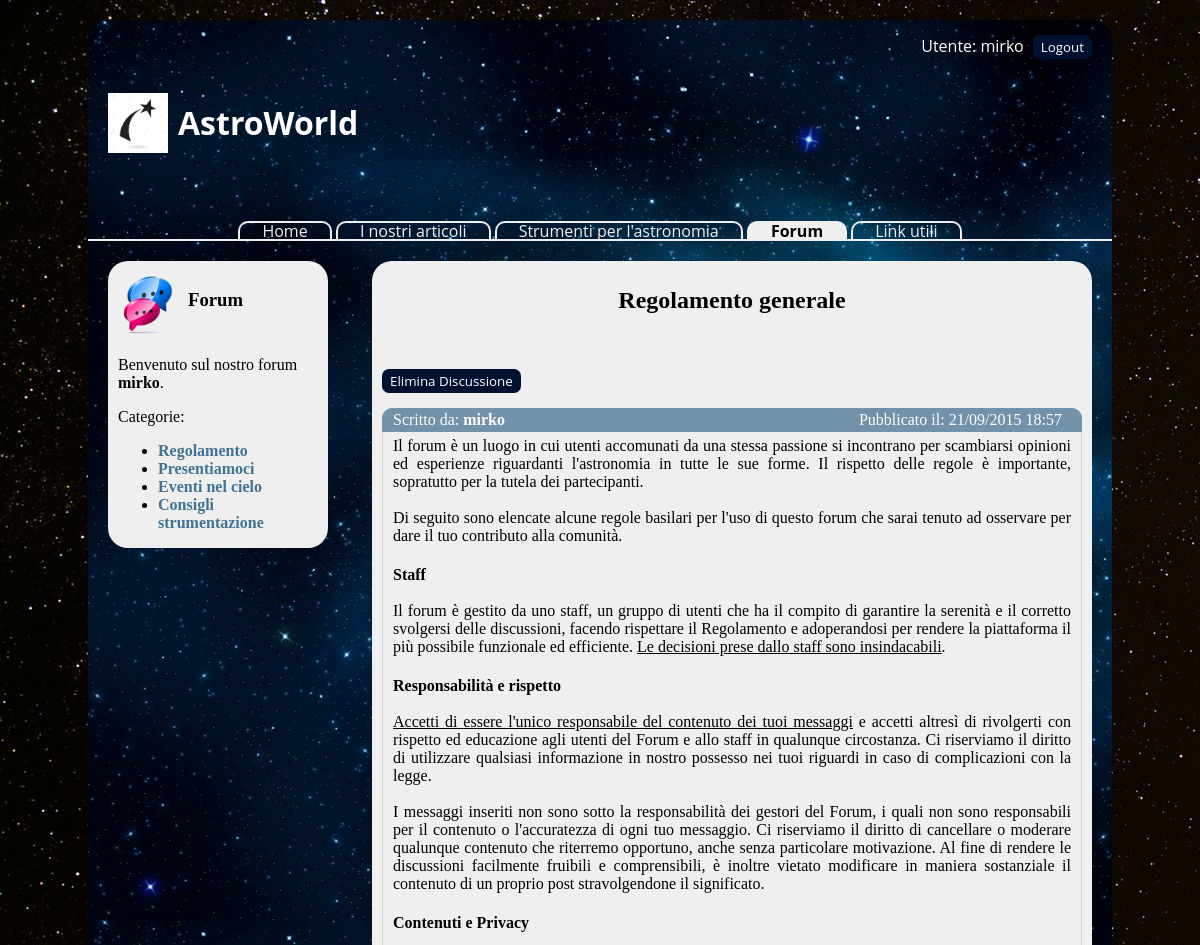
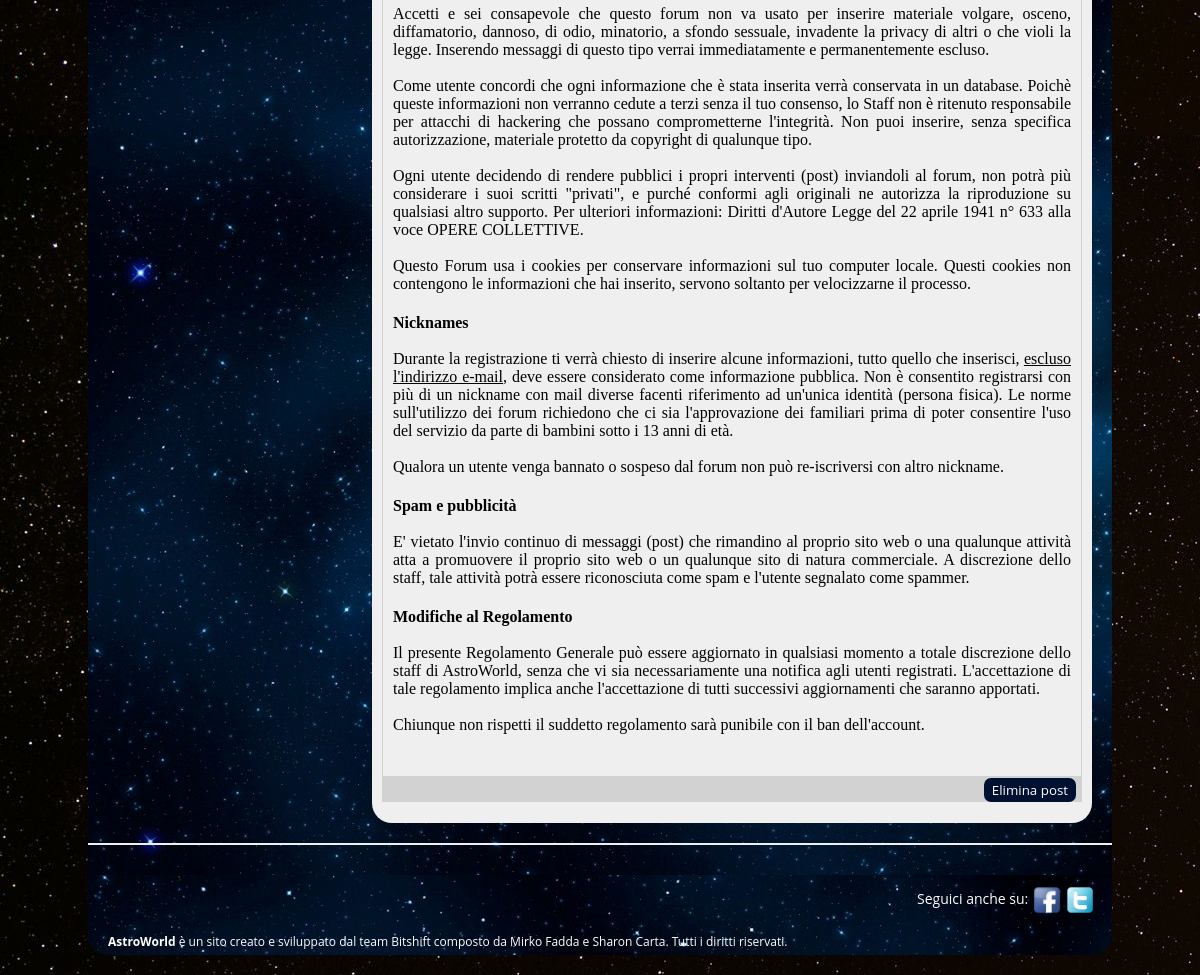
/index.php?page=forum&subpage=discussione&id=1 (signed in), run on the app's committed database (2 pictures, top to bottom).
### tables this page shows
CREATE TABLE IF NOT EXISTS `categorie` (
  `id` bigint(20) unsigned NOT NULL AUTO_INCREMENT,
  `nome` varchar(128) DEFAULT NULL,
  UNIQUE KEY `id` (`id`)
);

CREATE TABLE IF NOT EXISTS `discussioni` (
  `id` bigint(20) unsigned NOT NULL AUTO_INCREMENT,
  `data` datetime DEFAULT NULL,
  `titolo` varchar(128) DEFAULT NULL,
  `categoria_id` bigint(20) unsigned DEFAULT NULL,
  `creatore_id` bigint(20) unsigned DEFAULT NULL,
  UNIQUE KEY `id` (`id`),
  KEY `creatore_fk` (`creatore_id`),
  KEY `categoria_fk` (`categoria_id`)
);

### php/controller/ControllerForum.php (called while the page is built, shortened)
<?php
include_once("php/model/Categoria.php");
include_once("php/model/Discussione.php");
include_once("php/model/Post.php");
class ControllerForum extends ControllerBase{
    public function gestisciOperazioni(&$request){
        $vista = ImpostaPagina::creaIstanza();
        if(isset($request['subpage'])){
            switch($request['subpage']){
                case 'discussione':
                    if(isset($request['submit-reply']) || isset($request['submit-repQuote'])){
                        $id_discussione = $request['id_discussione'];
                        $titolo_discussione = $request['titolo_discussione'];
                        if(isset($request['submit-repQuote'])){
                            $nome_utente = $request['nome_utente'];
                            $testo = $request['testo'];
                            $mod1 = explode('<div class="quote">', $testo);
                            if(isset($mod1[1])){
                                $mod2 = explode('</div>', $mod1[1]);
                                $testo = $mod2[1];
                                $testo = trim($testo);
                            }
                        }
                        $this->mostraCreaPost($vista);
                        $listaCategorie = $this->mostraForum($vista);
                    } else{
                        if(!isset($request['id'])){
                            include("php/view/contenutoNonTrovato.php");
                            exit();
                        } else{
                            $discussione = $this->mostraDiscussione($vista, $request['id']);
                            $listaCategorie = $this->mostraForum($vista);
                        }
                    }
                    break;
            }
        }
        include ("php/view/master.php");
    }
	protected function mostraDiscussione(ImpostaPagina $vista, $id){
	    $discussione = Discussione::caricaDiscussione($id);
	    if($discussione)
	        $discussione->setListaPost(Post::caricaElencoPost($id));
	    return $discussione;
	}
    protected function mostraForum(ImpostaPagina $vista){
	    return Categoria::caricaElencoCategorie();
    }
}
?>

### php/model/Categoria.php (called while the page is built, shortened)
<?php
class Categoria{
    private $id;
    private $nome;
    public function setId($id){
        if(filter_var($id, FILTER_VALIDATE_INT)){
            $this->id = $id;
        }
    }
    public function getId(){
        return $this->id;
    }
    public function setNome($nome){
        $this->nome = $nome;
    }
    public function getNome(){
        return $this->nome;
    }
    public static function creaCategoriaDaArray($array){
        $categoria = new Categoria();
        if(isset($array['id'])){
            $categoria->setId($array['id']);
        }
        $categoria->setNome($array['nome']);
        return $categoria;
    }
    public static function caricaElencoCategorie(){
        $db = Database::caricaDatabase();
        $client = $db->connetti();
        $query = "SELECT id, nome FROM categorie";
        $risultato = $client->query($query);
        if($risultato->num_rows > 0){
            while($categoria = $risultato->fetch_array()){
                $listaCategorie[] = Categoria::creaCategoriaDaArray($categoria);
            }
            return $listaCategorie;
        } else{
            $client->close();
            return false;
        }
    }
}
?>

### php/model/Post.php (called while the page is built, shortened)
<?php
class Post{
    private $nome_utente;
    private $dataOra;
    private $testo;
    public function setNomeUtente($nome_utente){
        $this->nome_utente = $nome_utente;
    }
    public function getNomeUtente(){
        return $this->nome_utente;
    }
    public function setDataOra($dataOra){
        $this->dataOra = $dataOra;
    }
    public function getDataOra(){
        return $this->dataOra;
    }
    public function setTesto($testo){
        $this->testo = $testo;
    }
    public function getTesto(){
        return $this->testo;
    }
    public static function creaPostDaArray($array){
        $post = new Post();
	    if(isset($array['id'])){
	        $post->setId($array['id']);
	    }
	    $post->setNomeUtente($array['nome_utente']);
	    $post->setDataOra($array['data']);
	    $post->setTesto($array['post']);
	    return $post;
    }
    public static function caricaElencoPost($id_discussione){
        $db = Database::caricaDatabase();
        $client = $db->connetti();
        $statement = $client->stmt_init();
        $query = "SELECT post.id, DATE_FORMAT(post.data, '%d/%m/%Y %H:%i') as data_it, post.testo, utenti.username ";
        $query .= "FROM post ";
        $query .= "JOIN utenti ON utenti.id = post.creatore_id ";
        $query .= "JOIN discussioni ON discussioni.id = post.discussione_id ";
        $query .= "WHERE discussioni.id = ? ";
        $query .= "ORDER BY post.data";
        $statement->prepare($query);
        if(!$statement->bind_param("i", $id_discussione)){
            error_log("[caricaElencoPost] Errore nel binding dei parametri nella query");
            $client->close();
            return null;
        }
        if(!$statement->execute()){
            error_log("[caricaElencoPost] Errore nell'esecuzione della query");
            $client->close();
            return null;
        }
        $risultato = array();
        if(!$statement->bind_result($risultato['id'], $risultato['data'],  $risultato['post'], $risultato['nome_utente'])){
            error_log("[caricaElencoPost] Errore nel binding dei risultati");
            $client->close();
            return null;
        }
        if($statement->fetch()){
            do{
                $post = Post::creaPostDaArray($risultato);
                $listaPost[] = $post;
            } while($statement->fetch());
            return $listaPost;
        } else{
            $statement->close();
            $client->close();
            return false;
        }
    }
}
?>

### php/model/Discussione.php (called while the page is built, shortened)
<?php
class Discussione{
	private $titolo;
	private $listaPost;
	public function setTitolo($titolo){
		$this->titolo = $titolo;
	}
	public function getTitolo(){
		return $this->titolo;
	}
	public function setListaPost($lista){
		$this->listaPost = $lista;
	}
	public function getListaPost(){
		return $this->listaPost;
	}
	public static function creaDiscussioneDaArray($array){
	    $discussione = new Discussione();
	    if(isset($array['id'])){
	        $discussione->setId($array['id']);
	    }
	    $discussione->setTitolo($array['titolo']);
	    if(isset($array['id_categoria'])){
	        $discussione->setIdCategoria($array['id_categoria']);
	    }
	    if(isset($array['id_utente'])){
	        $discussione->setIdUtente($array['id_utente']);
	    }
	    $discussione->setNomeUtente($array['nome_utente']);
	    $discussione->setDataOra($array['data']);
	    return $discussione;
	}
	public static function caricaDiscussione($id){
        $db = Database::caricaDatabase();
        $client = $db->connetti();
        $statement = $client->stmt_init();
        $query = "SELECT discussioni.id, discussioni.titolo, DATE_FORMAT(discussioni.data, '%d/%m/%Y %H:%i') as data_it, ";
        $query .= "discussioni.categoria_id, discussioni.creatore_id, utenti.username ";
        $query .= "FROM discussioni ";
        $query .= "JOIN utenti ON utenti.id = discussioni.creatore_id ";
        $query .= "WHERE discussioni.id = ?";
        $statement->prepare($query);
        if(!$statement->bind_param("i", $id)){
            error_log("[caricaDiscussione] Errore nel binding dei parametri nella query");
            $client->close();
            return null;
        }
        if(!$statement->execute()){
            error_log("[caricaDiscussione] Errore nell'esecuzione della query");
            $client->close();
            return null;
        }
        $risultato = array();
        if(!$statement->bind_result($risultato['id'], $risultato['titolo'],  $risultato['data'], $risultato['id_categoria'],
            $risultato['id_utente'], $risultato['nome_utente'])){
            error_log("[caricaDiscussione] Errore nel binding dei risultati");
            $client->close();
            return null;
        }
        if($statement->fetch()){
            $discussione = Discussione::creaDiscussioneDaArray($risultato);
            return $discussione;
        } else{
            $statement->close();
            $client->close();
            return false;
        }
	}
}
?>

### php/view/forum/discussione-content.php (the view, shortened to what this page needs)
<div id="titoloContent">
    <h1><?= $discussione->getTitolo() ?></h1>
</div>
<div class="form" id="delDisc">
    <?php
    if($_SESSION['userRole'] == 2){
        echo "";
    } else{
    ?>
    <form method="post" action="index.php?page=forum">
        <input class="button" id="eliminaDiscussione" type="submit" value="Elimina Discussione"/>
    </form>
    <?php
    }
    ?>
</div>
<?php
    $post = $discussione->getListaPost();
    if(!isset($post)){
    ?>
        <p>
            <?= "Impossibile caricare i post" ?>
        </p>
    <?php
    }
    else if($post == false){
        ?>
        <p>
            <?= "Non sono presenti post per questa discussione" ?>
        </p>
        <?php
        } else{
            ?>
            <div id="listaPost">
                <?php
                foreach($post as $singlePost){
                ?>
                    <div class="contenitorePost">
                        <div class="infoUtente">
                            <span> Scritto da: <span class="creatorePost"><?=$singlePost->getNomeUtente()?></span></span>
                            <span  class="dataOraPost">Pubblicato il: <?=$singlePost->getDataOra()?></span>
                        </div>
                        <div class="testo">
                            <p id="paragrafoPost">
                                <?=$singlePost->getTesto()?>
                            </p>
                        </div>
                        <div id="rispondi-elimina">
                            <div class="form" id="delPost">
                                <?php
                                if($_SESSION['userRole'] == 2){
                                    echo "";
                                } else{
                                ?>
                                <form method="post" action="index.php?page=forum">
                                    <input class="button" id="eliminaPost" type="submit" value="Elimina post"/>
                                </form>
                                <?php
                                }
                                ?>
                            </div>
                        </div>
                    </div>
                <?php
                }
                ?>
            </div>
        <?php
        }
        ?>

### php/view/forum/sidebar.php
<div class="titoloSidebar" id="forumSide">
    <h3> Forum </h3>
</div>
<p>
   	Benvenuto sul nostro forum
   	<?php
   	    if(isset($_SESSION['userLogged']))
   	        echo "<strong>".$_SESSION['userLogged']."</strong>";
   	?>.
</p>
<p>
    Categorie:
    <?php
    if(!isset($listaCategorie)){
    ?>
        <p>
            <?= "Impossibile caricare la lista delle categorie." ?>
        </p>
    <?php
    } else if($listaCategorie == false){
         ?>
              <p>
                  <?= "Non sono presenti categorie." ?>
              </p>
         <?php
         } else{
         ?>
   	        <ul id="categorieSidebar">
   	        <?php
   	        foreach($listaCategorie as $category){
   	            ?>
   	            <li><a href="index.php?page=forum&subpage=categoria&id=<?=$category->getId()?>">
   	                   <?=$category->getNome()?>
   	                </a>
   	            </li>
   	        <?php
   	        }
   	        ?>
   	        </ul>
   	     <?php
   	     }
   	     ?>
</p>

### css/astro.css (style rules this page uses)
body { background-image: url("../images/sky.jpg"); font-family: "Open Sans", Arial, sans-serif; }
div.titoloSidebar { position: relative; top: -5px; height: 60px; line-height: 50px; padding-left: 70px; color: black; }
div#forumSide { background-image: url("../images/forum.png"); background-repeat: no-repeat; background-size: 60px 60px; }
ul#categorieSidebar a:link { font-weight: bold; color: #417394; text-decoration: none; }
div#titoloContent { font-size: 12px; text-align: center; }
div#content p { text-align: justify; padding-top: 5px; }
div.form form { margin-top: 20px; }
.button { font-family: "Open Sans", Arial, sans-serif; color: white; border-style: solid; border-color: #001030; border-radius: 7px; background-color: #001030; width:auto; height: auto; margin: 5px; }
div.form#delDisc { margin-top: 50px; }
.button#eliminaDiscussione { position: relative; margin-left: 0px; }
div#listaPost { margin-top: 10px; border-radius: 10px; }
div.contenitorePost { position: relative; margin-bottom: 10px; }
div.infoUtente { padding: 2px; padding-left: 10px; border: 1px solid #7192A8; border-top-left-radius: 10px; border-top-right-radius: 10px; background-color: #7192A8; color: white; }
span.creatorePost { font-weight: bold; }
span.dataOraPost { position: absolute; right: 20px; }
p#paragrafoPost { margin-top: 0px; margin-bottom: 0px; }
div.testo { margin-top: 0px; padding-top: 0px; padding-bottom: 5px; padding-left: 10px; padding-right: 10px; border-left: 1px solid #D2D2D2; border-right: 1px solid #D2D2D2; border-bottom: 1px solid #D2D2D2; min-height: 100px; }
div#rispondi-elimina { position: relative; top: -1px; border: 1px solid #D2D2D2; height: 24px; background-color: #D2D2D2; }
div.form#delPost, div.form#reply-quote, div.form#reply { float: right; height: 28px; }
.button#eliminaPost, .button#rispondi, .button#rispondiQuotando { position: relative; margin-top: 0px; top: -19px; }

### data on the page
categorie: nome "Regolamento"
categorie: nome "Presentiamoci"
categorie: nome "Eventi nel cielo"
categorie: nome "Consigli strumentazione"
discussioni: titolo "Regolamento generale"

### other printed values
$_SESSION['userLogged'] "mirko"
$singlePost->getNomeUtente() "mirko"
$singlePost->getDataOra() "21/09/2015 18:57"
